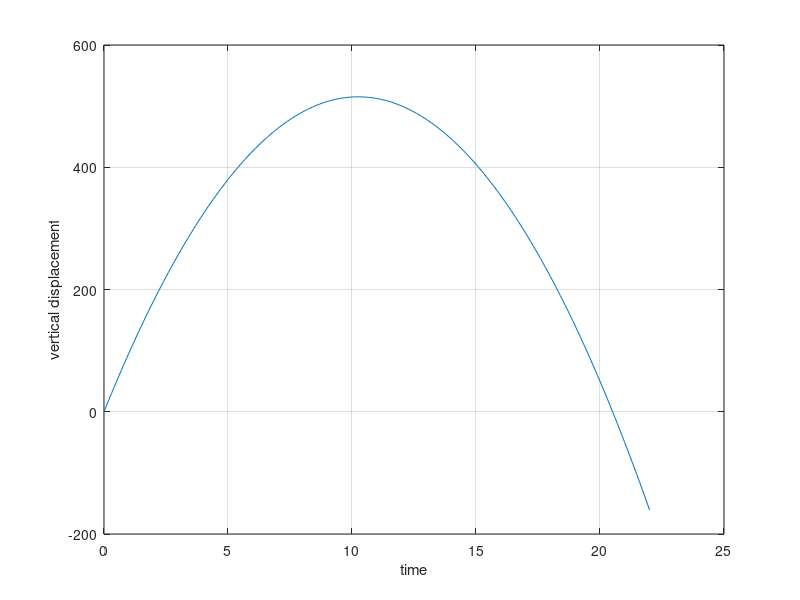
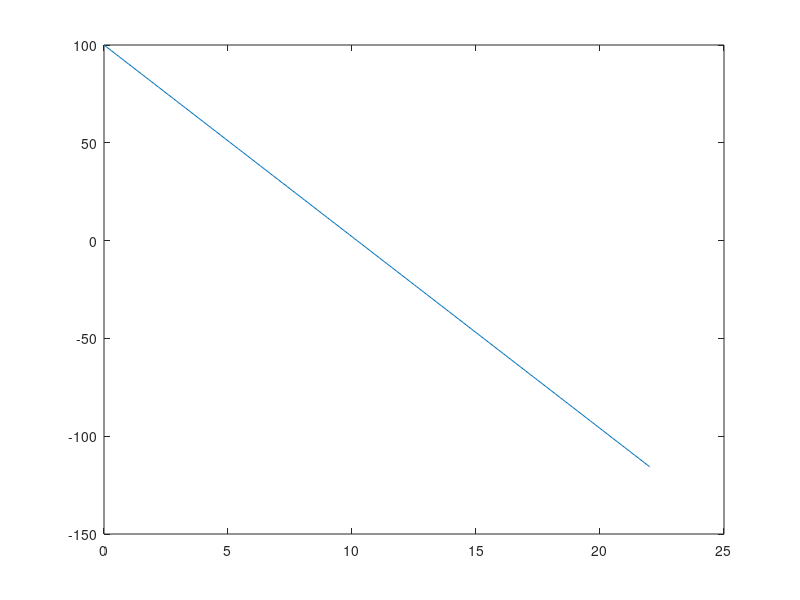

Reproduce these figures in MATLAB, in order.
dt=0.1;
g=9.8;
a=0;
b=22;
m=(b-a)/dt;
v=zeros(1,m+1);
y=zeros(1,m+1);
v(1)=100;
y(1)=0;
t=a:dt:b;
for i=1:m;
    v(i+1)=v(i)-g*dt;
    y(i+1)=y(i)+v(i)*dt;
end
plot(t,y);
xlabel('time');
ylabel('vertical displacement');
grid;
figure
plot(t,v)
disp([t',v']);
disp([t',y']);
